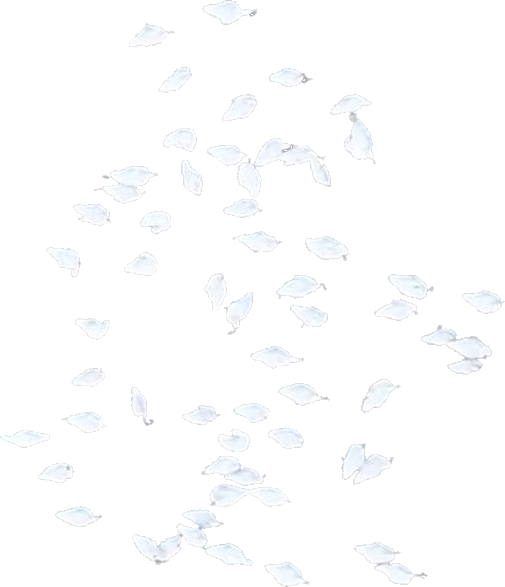
#> input picture Finding Duck/DuckSample/slice_duck_2.jpg, 505 x 587 px
$ python extractduck4.py
#> lines starting #> are read from the running program, lines starting #| are printed output that depends on the picture
import sys
import cv2 as cv
import numpy as np
import math
from numpy.linalg import matrix_power
import matplotlib.pyplot as plt
from scipy.stats import multivariate_normal

import time
start_time = time.time()

class Gmodel:
	def __init__(self, img):
		self.img = img
		self.u = np.zeros((1,3))
		self.cov = np.zeros((3,3))
		self.realco = np.zeros((3,3))
		self.sqrealco = np.zeros((3,3))
		self.param2 = np.sqrt(np.power(np.pi,3))
		self.param3 = np.zeros((3,3))
		self.num = 0
		self.buildmodel()


	def pox(self, x):
		#result = np.exp((x - self.u) / (self.realco) * np.transpose(x - self.u) /  (-2)) / self.param3
		#print(result)
		#return result.sum()
		result = multivariate_normal.pdf(x,self.u.ravel(), self.cov)
		return result

	def buildmodel(self):
		hid,weid = self.img.shape[:2]
		num = hid*weid
		self.num = num
		self.u = [[self.img[:,:,0].sum(), self.img[:,:,1].sum(), self.img[:,:,2].sum()]]
		self.u = np.divide(self.u, num)
		self.cov = np.zeros((3,3))
		sub = np.subtract(self.img, self.u)
		sub = np.asarray(sub)
		for i in range(np.ndim(sub)): #?
			self.cov = self.cov + (np.transpose(sub[i,:])).dot(sub[i,:]) #?
		self.cov = np.divide(self.cov,num-1)
		self.realco = np.sqrt(self.cov)
		self.sqrealco = np.sqrt(self.realco)
		self.param3 = self.sqrealco * self.param2

class Bayes:
	def __init__(self):
		self.w0 = 1
		self.w1 = 1
	def classify(self, pox1, pox2):
		if(pox1 > pox2):
			label = 1
		else:
			label = 0
		return label

sampleimg = cv.imread("full_duck.jpg",3)
maskimg = cv.imread("full_duck.jpg",3)
duckimg = cv.imread("slice_duck_2.jpg",3)
#> duckimg is the input picture: shape (587, 505, 3); mean B, G, R 254, 253.4, 252.9
nonduckimg = cv.imread("slice_nonduck_1.jpg",3)
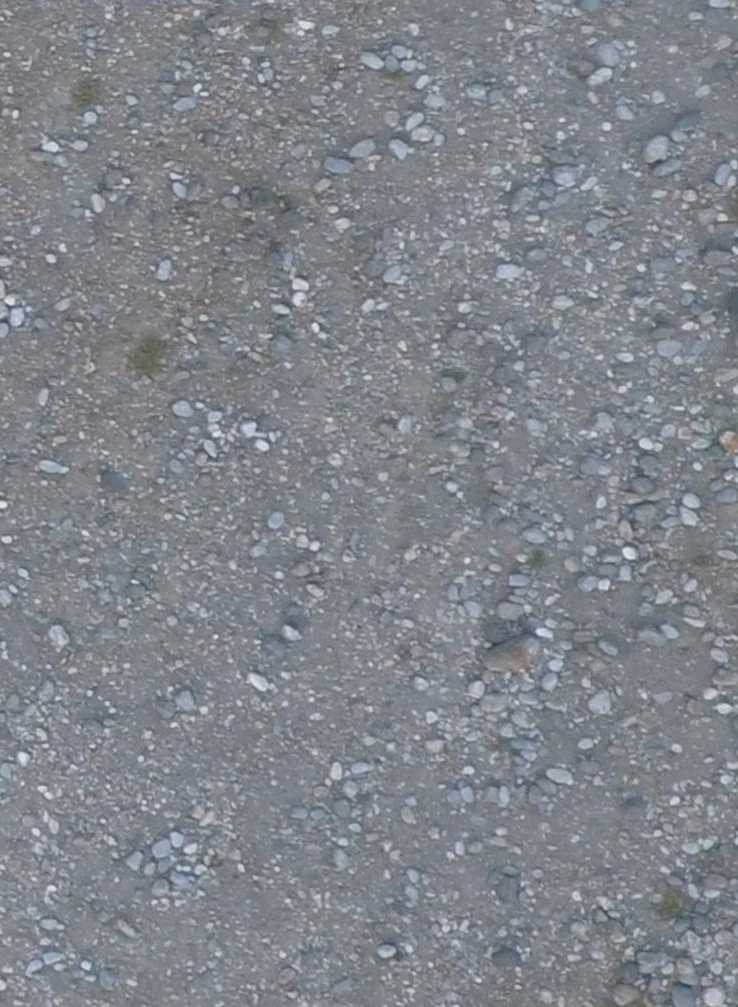
#> input picture Finding Duck/DuckSample/slice_nonduck_1.jpg, 738 x 1007 px
#> nonduckimg is the input picture: shape (1007, 738, 3); mean B, G, R 139.8, 132.3, 128.1

duckmodel = Gmodel(duckimg)
#> in buildmodel, `self.u = [[self.img[:,:,0].sum(), self.img[:,:,1].sum(), self.img[:,:,..`: self.u = [[75284814, 75126103, 74979681]]
#> in buildmodel, `self.u = np.divide(self.u, num)`: self.u = [[254, 253.4, 252.9]]
#> in buildmodel, `sub = np.subtract(self.img, self.u)`:
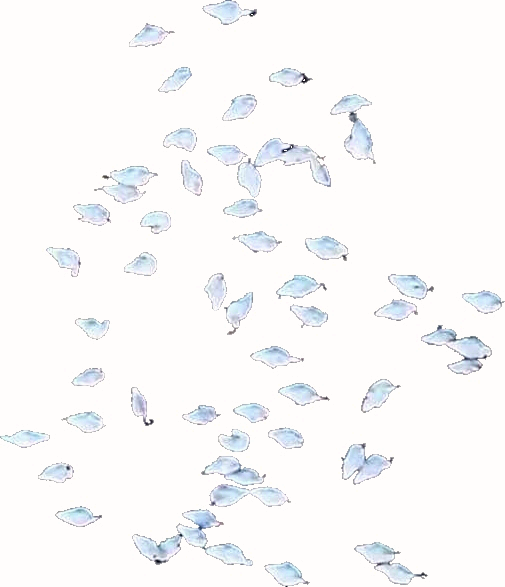
#> sub: shape (587, 505, 3) float64; mean B, G, R 3.37e-13, -4.24e-13, -5.96e-13; drawn with min black and max white
#> in buildmodel, `self.cov = np.divide(self.cov,num-1)`: self.cov = [[0.0506, 0.0624, 0.0695], [0.0624, 0.0794, 0.0902], [0.0695, 0.0902, 0.105]]
#> in buildmodel, `self.realco = np.sqrt(self.cov)`: self.realco = [[0.225, 0.25, 0.264], [0.25, 0.282, 0.3], [0.264, 0.3, 0.324]]
#> in buildmodel, `self.sqrealco = np.sqrt(self.realco)`: self.sqrealco = [[0.474, 0.5, 0.513], [0.5, 0.531, 0.548], [0.513, 0.548, 0.569]]
#> in buildmodel, `self.param3 = self.sqrealco * self.param2`: self.param3 = [[2.64, 2.78, 2.86], [2.78, 2.96, 3.05], [2.86, 3.05, 3.17]]
nonduckmodel = Gmodel(nonduckimg)
#> in buildmodel (call 2), `self.u = [[self.img[:,:,0].sum(), self.img[:,:,1].sum(), self.img[:,:,..`: self.u = [[103920936, 98313986, 95232017]]
#> in buildmodel (call 2), `self.u = np.divide(self.u, num)`: self.u = [[139.8, 132.3, 128.1]]
#> in buildmodel (call 2), `sub = np.subtract(self.img, self.u)`:
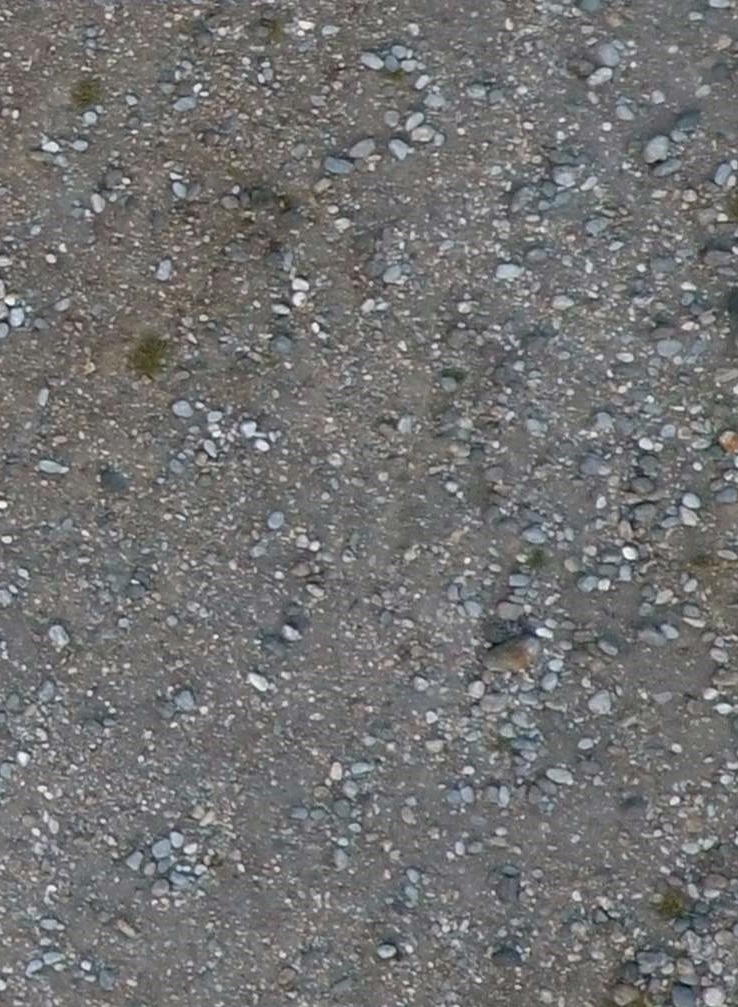
#> sub: shape (1007, 738, 3) float64; mean B, G, R 0, 0, 0; drawn with min black and max white
#> in buildmodel (call 2), `self.cov = np.divide(self.cov,num-1)`: self.cov = [[0.774, 0.731, 0.702], [0.731, 0.709, 0.687], [0.702, 0.687, 0.706]]
#> in buildmodel (call 2), `self.realco = np.sqrt(self.cov)`: self.realco = [[0.88, 0.855, 0.838], [0.855, 0.842, 0.829], [0.838, 0.829, 0.841]]
#> in buildmodel (call 2), `self.sqrealco = np.sqrt(self.realco)`: self.sqrealco = [[0.938, 0.925, 0.915], [0.925, 0.918, 0.911], [0.915, 0.911, 0.917]]
#> in buildmodel (call 2), `self.param3 = self.sqrealco * self.param2`: self.param3 = [[5.22, 5.15, 5.1], [5.15, 5.11, 5.07], [5.1, 5.07, 5.11]]

B = Bayes()

im = np.asarray(sampleimg)


#print([*range(0,100000)])

#> (the run stopped early here; a loop or call above may not have finished)
